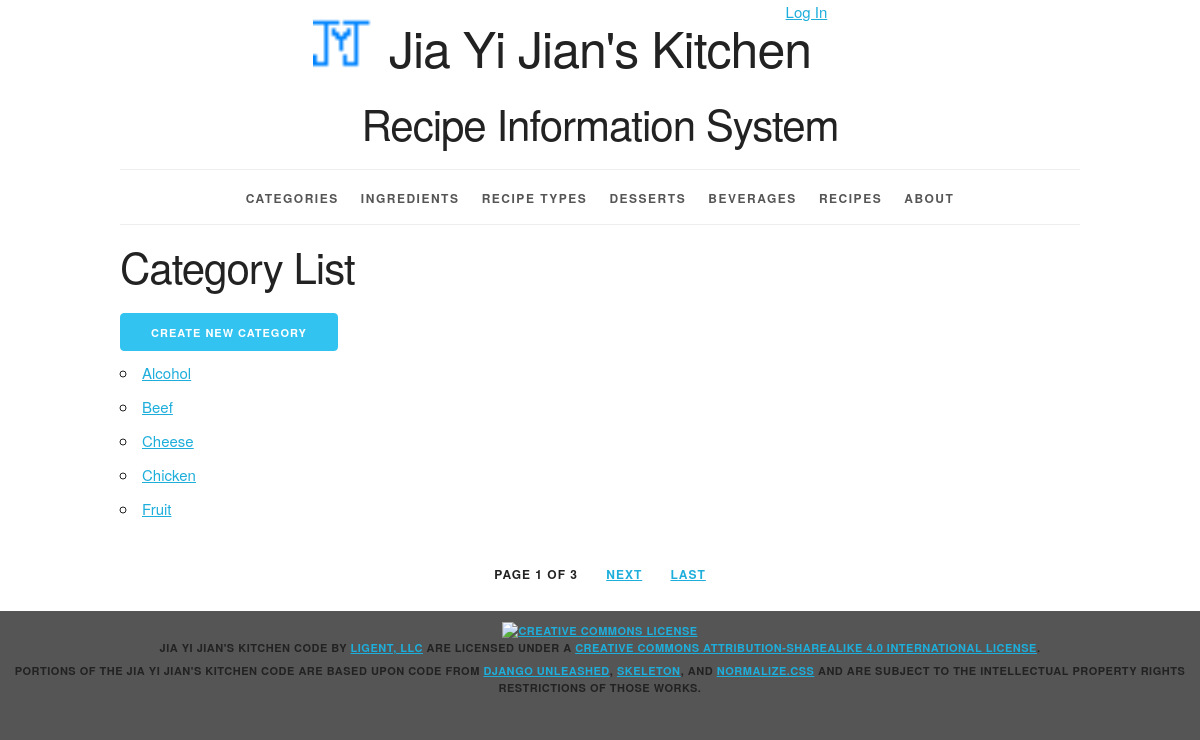
Page /categories/ on the committed database.
### recipeinfo/models.py (models this page shows, shortened)
class Category(models.Model):
    category_id = models.AutoField(primary_key=True)
    category_name = models.CharField(max_length=45, unique=True)
    def __str__(self):
        return '%s' % self.category_name
    def get_absolute_url(self):
        return reverse('recipeinfo_category_detail_urlpattern',kwargs={'pk': self.pk})
    class Meta:
        ordering = ['category_name']

### recipeinfo/views.py (the view)
class CategoryList(PageLinksMixin, ListView):
    paginate_by = 5
    model = Category

### recipeinfo/utils.py (called while the page is built)
    def _page_urls(self, page_number):
        return "?{pkw}={n}".format(
            pkw=self.page_kwarg,
            n=page_number)

    def first_page(self, page):
        if page.number > 1:
            return self._page_urls(1)
        return None

    def previous_page(self, page):
        if (page.has_previous()
                and page.number > 2):
            return self._page_urls(
                page.previous_page_number())
        return None

    def next_page(self, page):
        last_page = page.paginator.num_pages
        if (page.has_next()
                and page.number < last_page - 1):
            return self._page_urls(
                page.next_page_number())
        return None

    def last_page(self, page):
        last_page = page.paginator.num_pages
        if page.number < last_page:
            return self._page_urls(last_page)
        return None

    def get_context_data(self, **kwargs):
        context = super().get_context_data(
            **kwargs)
        page = context.get('page_obj')
        if page is not None:
            context.update({
                'first_page_url':
                    self.first_page(page),
                'previous_page_url':
                    self.previous_page(page),
                'next_page_url':
                    self.next_page(page),
                'last_page_url':
                    self.last_page(page),
            })
        return context

### recipeinfo/templates/recipeinfo/category_list.html (shortened to what this page needs)
{% extends 'recipeinfo/base.html' %}
{% block content %}
<h2>Category List</h2>
    <div>
         <a href="{% url 'recipeinfo_category_create_urlpattern' %}"
         class="button button-primary">Create New Category</a>
    </div>
    <ul>
        {% for category in category_list %}
            <li>
            <a href="{{ category.get_absolute_url }}">{{ category }}</a>
            </li>
        {% empty %}
            <li><em>There are currently no categories in the list.</em></li>
        {% endfor %}
    </ul>
{% endblock %}

### recipeinfo/static/recipeinfo/skeleton.css (style rules this page uses)
html { font-size: 62.5%; }
body { font-size: 1.5em; line-height: 1.6; font-weight: 400; font-family: "Raleway", "HelveticaNeue", "Helvetica Neue", Helvetica, Arial, sans-serif; color: #222; }
h1, h2, h3, h4, h5, h6 { margin-top: 0; margin-bottom: 2rem; font-weight: 300; }
h2 { font-size: 3.6rem; line-height: 1.25; letter-spacing: -.1rem; }
@media (min-width: 550px) { h2 { font-size: 4.2rem; } }
a { color: #1EAEDB; }
.button, button, input[type="submit"], input[type="reset"], input[type="button"] { display: inline-block; height: 38px; padding: 0 30px; color: #555; text-align: center; font-size: 11px; font-weight: 600; line-height: 38px; letter-spacing: .1rem; text-transform: uppercase; text-decoration: none; white-space: nowrap; background-color: transparent; border-radius: 4px; border: 1px solid #bbb; cursor: pointer; box-sizing: border-box; }
.button.button-primary, button.button-primary, input[type="submit"].button-primary, input[type="reset"].button-primary, input[type="button"].button-primary { color: #FFF; background-color: #33C3F0; border-color: #33C3F0; }
ul { list-style: circle inside; }
ol, ul { padding-left: 0; margin-top: 0; }
li { margin-bottom: 1rem; }
button, .button { margin-bottom: 1rem; }
pre, blockquote, dl, figure, table, p, ul, ol, form { margin-bottom: 2.5rem; }

### recipeinfo/static/recipeinfo/style.css (style rules this page uses)
html { height: 100%; background-color: #555; }
body { background-color: white; }

### rows in the picture
Category: category_name "Alcohol"
Category: category_name "Beef"
Category: category_name "Cheese"
Category: category_name "Chicken"
Category: category_name "Fruit"

### other values in the picture
{{ page_obj.number }} "1"
{{ paginator.num_pages }} "3"
